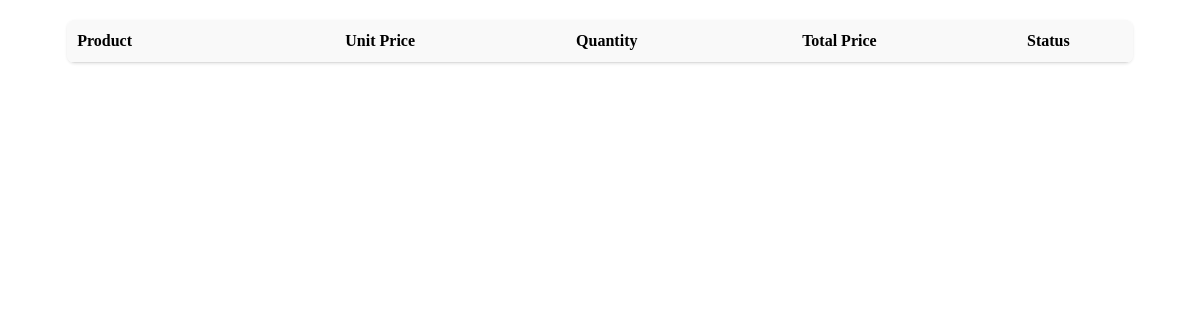
/order-customer.php, run on an earlier commit of the app's database.
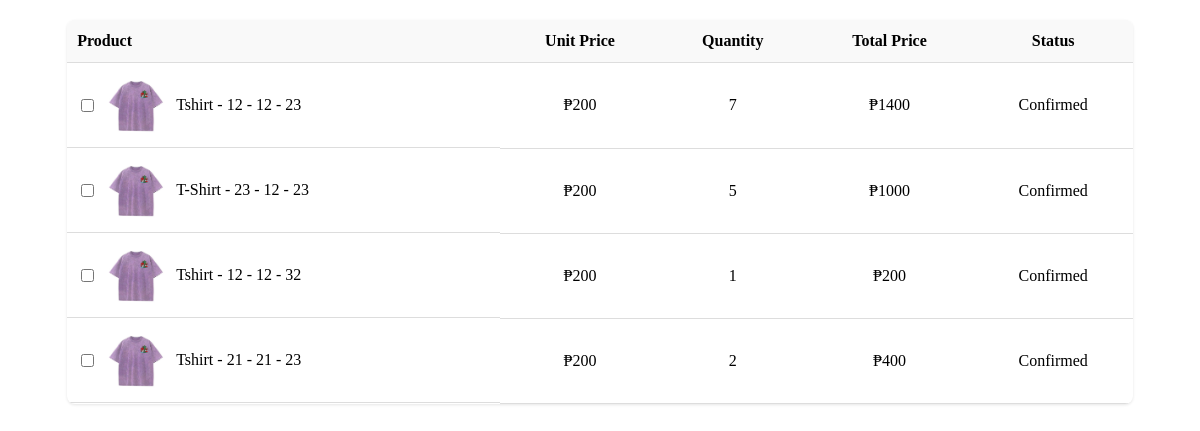
And on a later commit of the database.
### tables this page shows
CREATE TABLE `orderx` (
  `id` int(4) UNSIGNED NOT NULL,
  `product` varchar(255) NOT NULL,
  `bust` int(11) NOT NULL,
  `waist` int(11) NOT NULL,
  `shoulder` int(11) NOT NULL,
  `fabric` varchar(255) NOT NULL,
  `amount` int(255) NOT NULL,
  `quantity` int(11) NOT NULL,
  `total` int(11) NOT NULL,
  `status` varchar(255) NOT NULL,
  `delivery_status` varchar(255) NOT NULL,
  `reference_number` int(11) NOT NULL,
  `order_date` datetime DEFAULT current_timestamp(),
  `delivery_date` datetime DEFAULT NULL
);

### order-customer.php (the view, shortened to what this page needs)
<?php
$conn = mysqli_connect('localhost', 'root', '','apparel');
$sql = "SELECT id, product, bust, waist, shoulder, fabric, amount, quantity, total, status, delivery_status,
        DATE_FORMAT(order_date, '%d/%m/%Y') as order_date,
        DATE_FORMAT(delivery_date, '%d/%m/%Y') as delivery_date
        FROM orderx";
$result = $conn->query($sql);
?>
<div id="order-customer-table">
  <table>
    <thead>
      <tr>
        <th class="product-header">Product</th>
        <th>Unit Price</th>
        <th>Quantity</th>
        <th>Total Price</th>
        <th>Status</th>
      </tr>
    </thead>
    <tbody>
      <?php while($order = $result->fetch_assoc()): ?>
      <tr onclick="loadOrderStatus(event, <?php echo $order['id']; ?>)">
        <td class="product-info">
          <input type="checkbox" onclick="checkboxClick(event)">
          <img src="pimages/gray.jpg" alt="T-shirt Small">
          <span><?php echo $order['product'] . ' - ' . $order['bust'] . ' - ' . $order['waist'] . ' - ' . $order['shoulder'] ?></span>
        </td>
        <td> &#8369;200</td>
        <td><?php echo $order['quantity'] ?></td>
        <td><?php echo '₱' . $order['amount']; ?></td>
        <td><?php echo $order['status'] ?></td>
      </tr>
      <?php endwhile; ?>
    </tbody>
  </table>
</div>

### order-customer.php (style rules this page uses)
table { width: 90%; margin: 20px auto; background-color: #fff; border-collapse: collapse; border-radius: 8px; box-shadow: 0 1px 3px rgba(0, 0, 0, 0.1); overflow: hidden; }
th, td { padding: 12px; border-bottom: 1px solid #ddd; vertical-align: middle; }
th { background-color: #f9f9f9; font-weight: bold; text-align: center; }
th.product-header { text-align: left; padding-left: 10px; }
td { text-align: center; }
.product-info { display: flex; align-items: center; padding-left: 10px; }
.product-info input[type="checkbox"] { margin-right: 12px; cursor: pointer; }
.product-info img { width: 60px; height: 60px; border-radius: 8px; margin-right: 10px; object-fit: cover; }
tbody tr { cursor: pointer; }

What changed in the data, as far as the page shows it:
added orderx: product "Tshirt", bust "12", waist "12", shoulder "23", quantity "7", amount "1400", status "Confirmed"
added orderx: product "T-Shirt", bust "23", waist "12", shoulder "23", quantity "5", amount "1000", status "Confirmed"
added orderx: product "Tshirt", bust "12", waist "12", shoulder "32", quantity "1", amount "200", status "Confirmed"
added orderx: product "Tshirt", bust "21", waist "21", shoulder "23", quantity "2", amount "400", status "Confirmed"
